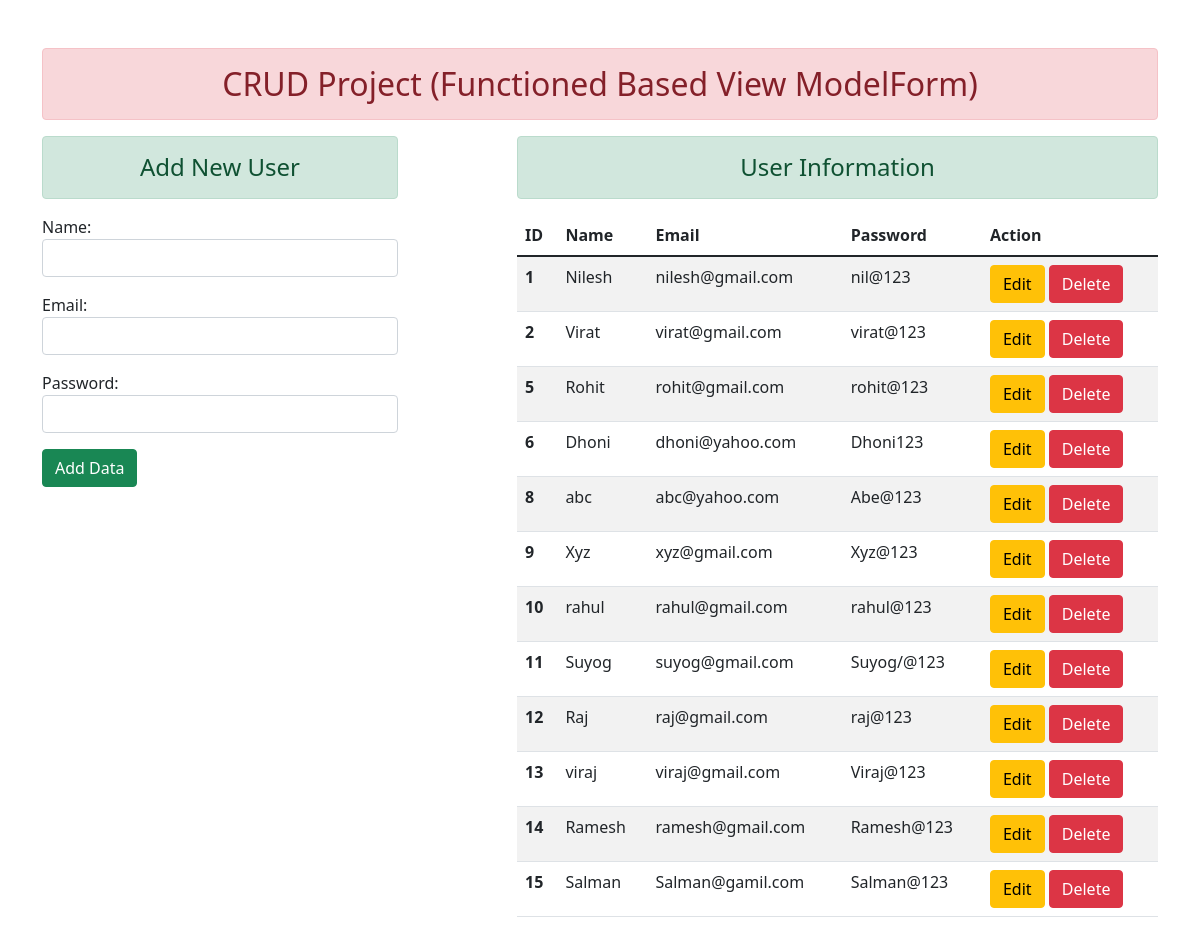
The page / on the database its author committed.
### enroll/models.py (models this page shows)
class User(models.Model):
    Name = models.CharField(max_length=70)
    Email = models.EmailField(max_length=70)
    Password = models.CharField(max_length=100)

### enroll/views.py (the view)
# urls.py: path('',views.add_show,name='add_show'),
def add_show(request):
    if request.method == 'POST':
        fm = UserForm(request.POST)
        if fm.is_valid():
            nm = fm.cleaned_data['Name']
            em = fm.cleaned_data['Email']
            pw = fm.cleaned_data['Password']
            reg = User(Name=nm,Email=em,Password=pw)
            reg.save()
            messages.success(request,'User has been added Successfully !!!')
        fm = UserForm()
    else:
        fm = UserForm()
    stud = User.objects.all()
    return render(request,'enroll/addandshow.html',{'form':fm ,'stu':stud})

### enroll/forms.py
class UserForm(forms.ModelForm):
    class Meta:
        model = User
        fields = ['id','Name','Email','Password']
        widgets = {
            'Name' : forms.TextInput(attrs={'class':'form-control'}),
            'Email' : forms.EmailInput(attrs={'class':'form-control'}),
            'Password' : forms.PasswordInput(attrs={'class':'form-control'}),
        }

### enroll/templates/enroll/addandshow.html (shortened to what this page needs)
{% extends "enroll/base.html" %}
{% block content %}
<div class="row">
  <div class="col-sm-4">
    <h4 class="text-center alert alert-success"> Add New User </h4>
    <form action="" method="post">
      {{form.as_p}}
      <button type="submit" class="btn btn-success">Add Data</button>
    </form>
  </div>
  <div class="col-sm-7 offset-1 ">
    <h4 class="text-center alert alert-success"> User Information </h4>
    {% if stu %}
    <table class="table table-hover table-striped ">
      <thead>
        <tr>
          <th scope="col">ID</th>
          <th scope="col">Name</th>
          <th scope="col">Email</th>
          <th scope="col">Password</th>
          <th scope="col">Action</th>
        </tr>
      </thead>
      <tbody>
        {% for st in stu %}
        <tr>
          <th scope="row"> {{st.id}} </th>
          <td> {{st.Name}} </td>
          <td> {{st.Email}} </td>
          <td> {{st.Password}} </td>
          <td>
            <a href="{% url 'update' st.id %} " class="btn btn-warning "> Edit </a>
            <form action="{% url 'delete' st.id %} " method="post" class="d-inline">
              <input type="submit" class="btn btn-danger" value="Delete">
            </form>
          </td>
        </tr>
        {% endfor %}
      </tbody>
    </table>
    {% else %}
    <h4> No records avilable </h4>
    {% endif %}
  </div>
</div>
{% endblock content %}

### enroll/templates/enroll/base.html (shortened to what this page needs)
<!doctype html>
{% load static %}
<html lang="en">
<head>
    <link href="https://cdn.jsdelivr.net/npm/bootstrap@5.1.3/dist/css/bootstrap.min.css" rel="stylesheet"
>
</head>
<body>
    <div class="container mt-5">
        <h2 class="text-center alert alert-danger ">CRUD Project (Functioned Based View ModelForm)  </h2>
        {% block content %}
        {% endblock content %}
    </div>
</body>
</html>

### rows shown on the page
User: id "1", Name "Nilesh", Email "nilesh@gmail.com", Password "nil@123"
User: id "2", Name "Virat", Email "virat@gmail.com", Password "virat@123"
User: id "5", Name "Rohit", Email "rohit@gmail.com", Password "rohit@123"
User: id "6", Name "Dhoni", Email "dhoni@yahoo.com", Password "Dhoni123"
User: id "8", Name "abc", Email "abc@yahoo.com", Password "Abe@123"
User: id "9", Name "Xyz", Email "xyz@gmail.com", Password "Xyz@123"
User: id "10", Name "rahul", Email "rahul@gmail.com", Password "rahul@123"
User: id "11", Name "Suyog", Email "suyog@gmail.com", Password "Suyog/@123"
User: id "12", Name "Raj", Email "raj@gmail.com", Password "raj@123"
User: id "13", Name "viraj", Email "viraj@gmail.com", Password "Viraj@123"
User: id "14", Name "Ramesh", Email "ramesh@gmail.com", Password "Ramesh@123"
User: id "15", Name "Salman", Email "Salman@gamil.com", Password "Salman@123"
